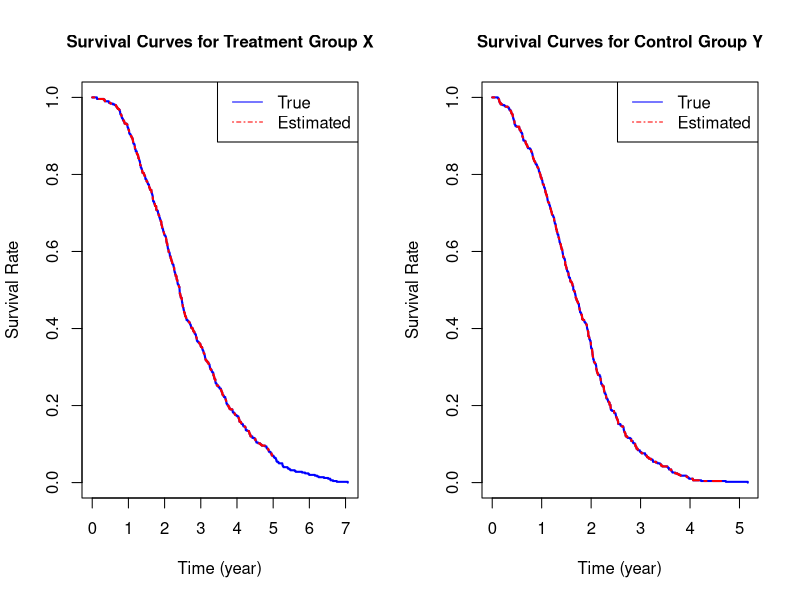
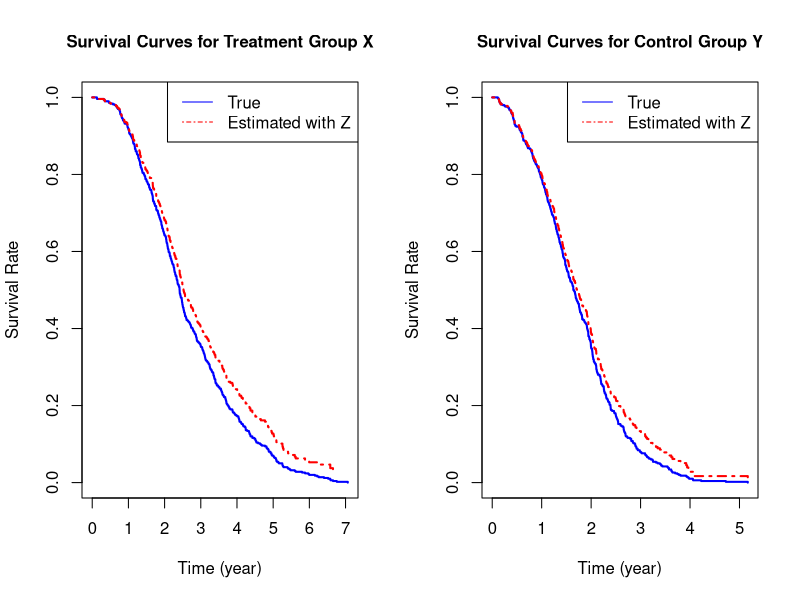
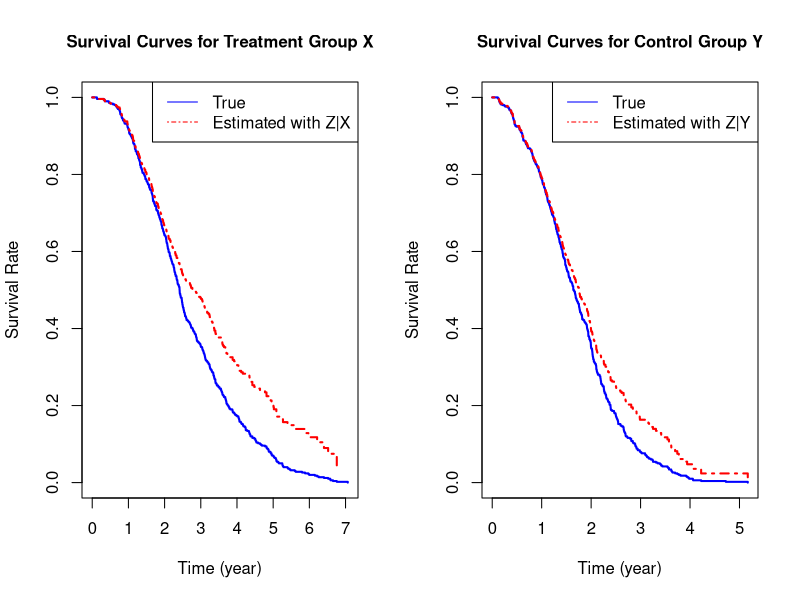

R code for these plots, in order:
#### Ying Qiao
#### SID: 21412301
#### STAT 215B, Assignment 2, 2/15/2013

rm(list=ls())

# 1. random generation for the Weibull distribution with
# parameters shape (b) and scale (a) using the inverse CDF 
# G^{-1}_{a,b}(x) = a{-log(1-x)}^{1/b}, a>0 b>0
# Invalid arguments will result in return value 'NaN', with a warning.

my.rweibull <- function (n, shape, scale = 1){
  if (n <= 0 || shape <= 0 || scale <= 0){
    warning("Invalid arguments! All arguments should be positive.")
    return ("NaN")
  }

  u <- runif(n)
  x <- scale * (-log(1 - u))^(1/shape)
  return (x)
}


# 2. creates a Kaplan-Meier survival-function estimate
# S(t_i) = {(N(t_i)-E(t_i))/N(t_i)}*S(t_{i-1})
# input: event times; cencoring indicator (TRUE for death, FALSE for censor)
# output: estimate points t, survival time estimates s, estimates survival function my.surv(eval)

my.KMsurv <- function (times, censor){
  if (length(times) <= 0 || length(censor) <= 0)
    stop("Invalid input vectors!")
  if (length(times) != length(censor))
    stop("Mismatch of dimension in input vectors!")

  t <- c(0, sort(unique(times[censor]))) # prepare t estimates points
  s <- rep(0, length(t)) # create empty survival time estimates vector
  # K-M method
  s[1] <- 1 # initialize 
  for (i in 2:length(t)){
    n <- length(times[times >= t[i]]) # num of subjects at risk at time t
    e <- length(times[times == t[i]]) # num of events(deaths) at time t
    s[i] <- (n-e)/n * s[i-1]
  }
  
  # estimated survival function S(t)
  my.surv <- function (eval){
    return (s[t == eval])
  }

  # return a list of related KM objects
  km <- list(t = t, surv = s, s.func = my.surv)
  return (km)
}


## Simulation study setup
# N=1000 | 1/2
# X ~ G_{a=3,b=2} -- treatment
# Y ~ G_{a=2,b=2} -- control
set.seed(0)
X <- my.rweibull(500,shape=2,scale=3)
set.seed(100)
Y <- rweibull(500,shape=2,scale=2)
cen <- rep(TRUE, 500)
# true curve
x.km0 <- my.KMsurv(X, cen)
y.km0 <- my.KMsurv(Y, cen)
### R built-in function check
### require(survival)
### kmfit <- survfit(Surv(X, cen) ~ 1)



# 3. simple simulation censoring: cut-off at 5 years
cen.x <- X <= 5
cen.y <- Y <= 5
x.km1 <- my.KMsurv(X, cen.x)
y.km1 <- my.KMsurv(Y, cen.y)
# visual comparisons
par(mfrow=c(1,2),cex.main=1)
typ='s'; lwd=2; col0='blue';lty0=1;col='red';lty=4
xlab="Time (year)"; ylab="Survival Rate"; ylim=c(0,1)
plot(x.km0$t, x.km0$surv, type=typ,col=col0,lwd=lwd,lty=lty0, xlim=c(0,max(X)),ylim=ylim, xlab=xlab,ylab=ylab, main="Survival Curves for Treatment Group X")
lines(x.km1$t, x.km1$surv, type=typ,col=col,lwd=lwd,lty=lty)
legend("topright",c("True","Estimated"),col=c(col0,col),lty=c(lty0,lty))
plot(y.km0$t, y.km0$surv, type=typ,col=col0,lwd=lwd,lty=lty0, xlim=c(0,max(Y)),ylim=ylim, xlab=xlab,ylab=ylab, main="Survival Curves for Control Group Y")
lines(y.km1$t, y.km1$surv, type=typ,col=col,lwd=lwd,lty=lty)
legend("topright",c("True","Estimated"),col=c(col0,col),lty=c(lty0,lty))


# 4. advanced simulation censoring: cut-off at iid Zi~Exp(mean=10)
set.seed(0);   Z <- rexp(500, rate=1/10)
cen.x <- X <= Z
set.seed(100); Z <- rexp(500, rate=1/10)
cen.y <- Y <= Z
x.km2 <- my.KMsurv(X, cen.x)
y.km2 <- my.KMsurv(Y, cen.y)
# visual comparisons
par(mfrow=c(1,2),cex.main=1)
typ='s'; lwd=2; col0='blue';lty0=1;col='red';lty=4
xlab="Time (year)"; ylab="Survival Rate"; ylim=c(0,1)
plot(x.km0$t, x.km0$surv, type=typ,col=col0,lwd=lwd,lty=lty0, xlim=c(0,max(X)),ylim=ylim, xlab=xlab,ylab=ylab, main="Survival Curves for Treatment Group X")
lines(x.km2$t, x.km2$surv, type=typ,col=col,lwd=lwd,lty=lty)
legend("topright",c("True","Estimated with Z"),col=c(col0,col),lty=c(lty0,lty))
plot(y.km0$t, y.km0$surv, type=typ,col=col0,lwd=lwd,lty=lty0, xlim=c(0,max(Y)),ylim=ylim, xlab=xlab,ylab=ylab, main="Survival Curves for Control Group Y")
lines(y.km2$t, y.km2$surv, type=typ,col=col,lwd=lwd,lty=lty)
legend("topright",c("True","Estimated with Z"),col=c(col0,col),lty=c(lty0,lty))


# 5. advanced simulation censoring: cut-off at iid Zi|Xi<2~Exp(mean=10); Zi|Xi>=2~Exp(mean=5)
Z <- rep(0, 500)
cut.x <- X < 2; n.l2x <- length(X[cut.x])
set.seed(0);   Z[cut.x]  <- rexp(n.l2x, rate=1/10)
set.seed(10);  Z[!cut.x] <- rexp(500-n.l2x, rate=1/5)
cen.x <- X <= Z
Z <- rep(0, 500)
cut.y <- Y < 2; n.l2y <- length(Y[cut.y])
set.seed(100); Z[cut.y]  <- rexp(n.l2y, rate=1/10) 
set.seed(110); Z[!cut.y] <- rexp(500-n.l2y, rate=1/5)
cen.y <- Y <= Z
x.km3 <- my.KMsurv(X, cen.x)
y.km3 <- my.KMsurv(Y, cen.y)
# visual comparisons
par(mfrow=c(1,2),cex.main=1)
typ='s'; lwd=2; col0='blue';lty0=1;col='red';lty=4
xlab="Time (year)"; ylab="Survival Rate"; ylim=c(0,1)
plot(x.km0$t, x.km0$surv, type=typ,col=col0,lwd=lwd,lty=lty0, xlim=c(0,max(X)),ylim=ylim, xlab=xlab,ylab=ylab, main="Survival Curves for Treatment Group X")
lines(x.km3$t, x.km3$surv, type=typ,col=col,lwd=lwd,lty=lty)
legend("topright",c("True","Estimated with Z|X"),col=c(col0,col),lty=c(lty0,lty))
plot(y.km0$t, y.km0$surv, type=typ,col=col0,lwd=lwd,lty=lty0, xlim=c(0,max(Y)),ylim=ylim, xlab=xlab,ylab=ylab, main="Survival Curves for Control Group Y")
lines(y.km3$t, y.km3$surv, type=typ,col=col,lwd=lwd,lty=lty)
legend("topright",c("True","Estimated with Z|Y"),col=c(col0,col),lty=c(lty0,lty))
